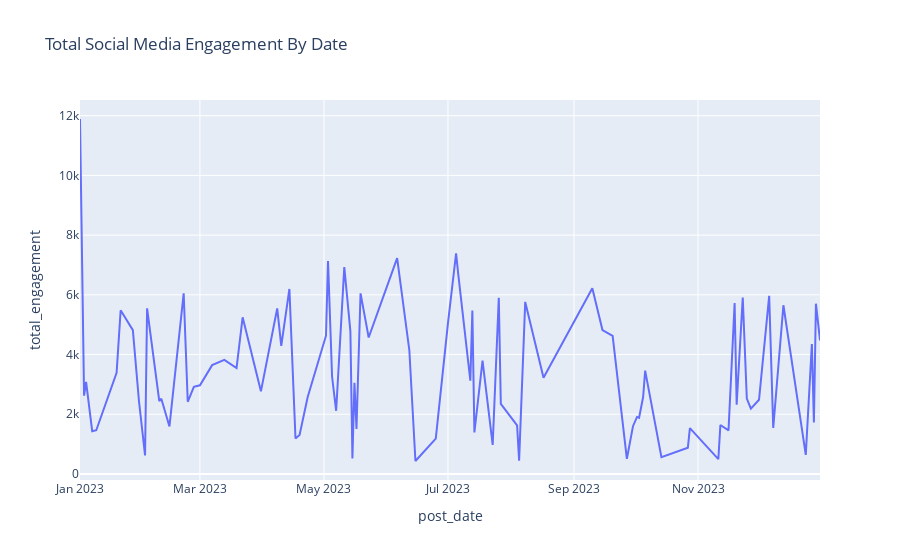

Here is the notebook cell this chart was saved with:
### Code cell
classifi_da=df.groupby("post_date")["total_engagement"].sum().reset_index()
classifi_da
fig=px.line(classifi_da,x="post_date",y="total_engagement",title="Total Social Media Engagement By Date")
fig.show()

### Figure 1 — Plotly figure (JSON) as saved in the notebook; plotly's stock layout.template omitted (floating-point values rounded to 4 significant figures)
{"data": [{"hovertemplate": "post_date=%{x}<br>total_engagement=%{y}<extra></extra>", "legendgroup": "", "line": {"color": "#636efa", "dash": "solid"}, "marker": {"symbol": "circle"}, "mode": "lines", "name": "", "orientation": "v", "showlegend": false, "type": "scatter", "x": ["2023-01-01", "2023-01-03", "2023-01-04", "2023-01-07", "2023-01-09", "2023-01-19", "2023-01-21", "2023-01-27", "2023-01-30", "2023-02-02", "2023-02-03", "2023-02-09", "2023-02-10", "2023-02-14", "2023-02-21", "2023-02-23", "2023-02-26", "2023-03-01", "2023-03-07", "2023-03-13", "2023-03-19", "2023-03-22", "2023-03-31", "2023-04-08", "2023-04-10", "2023-04-14", "2023-04-17", "2023-04-19", "2023-04-23", "2023-05-02", "2023-05-03", "2023-05-05", "2023-05-07", "2023-05-11", "2023-05-14", "2023-05-15", "2023-05-16", "2023-05-17", "2023-05-19", "2023-05-23", "2023-06-06", "2023-06-12", "2023-06-15", "2023-06-25", "2023-07-01", "2023-07-05", "2023-07-06", "2023-07-12", "2023-07-13", "2023-07-14", "2023-07-18", "2023-07-23", "2023-07-26", "2023-07-27", "2023-08-04", "2023-08-05", "2023-08-08", "2023-08-17", "2023-09-10", "2023-09-15", "2023-09-20", "2023-09-27", "2023-09-30", "2023-10-02", "2023-10-03", "2023-10-05", "2023-10-06", "2023-10-14", "2023-10-27", "2023-10-28", "2023-11-11", "2023-11-12", "2023-11-16", "2023-11-19", "2023-11-20", "2023-11-23", "2023-11-25", "2023-11-27", "2023-12-01", "2023-12-06", "2023-12-08", "2023-12-13", "2023-12-24", "2023-12-27", "2023-12-28", "2023-12-29", "2023-12-31"], "xaxis": "x", "y": [11889, 2622, 3088, 1432, 1465, 3385, 5482, 4818, 2444, 620, 5549, 2443, 2520, 1592, 6051, 2417, 2918, 2971, 3646, 3821, 3547, 5248, 2768, 5543, 4289, 6198, 1192, 1306, 2581, 4632, 7135, 3256, 2117, 6928, 4786, 517, 3058, 1508, 6051, 4571, 7227, 4145, 435, 1185, 5050, 7387, 6724, 3125, 5478, 1390, 3798, 973, 5904, 2348, 1625, 446, 5763, 3223, 6222, 4820, 4622, 506, 1600, 1911, 1883, 2577, 3460, 560, 880, 1535, 498, 1640, 1460, 5727, 2318, 5911, 2528, 2191, 2486, 5965, 1542, 5652, 637, 4352, 1723, 5704, 4472], "yaxis": "y"}], "layout": {"legend": {"tracegroupgap": 0}, "title": {"text": "Total Social Media Engagement By Date"}, "xaxis": {"anchor": "y", "domain": [0, 1], "title": {"text": "post_date"}}, "yaxis": {"anchor": "x", "domain": [0, 1], "title": {"text": "total_engagement"}}}}
